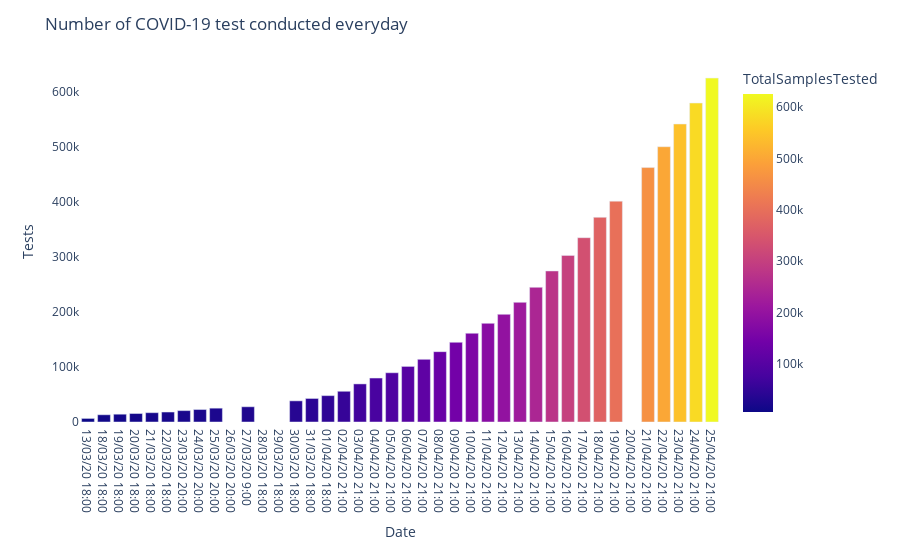

Source (notebook cell):
### Code cell
import plotly.express as px
fig = px.bar(perday_testing,x=perday_testing['DateTime'],y=perday_testing['TotalSamplesTested'], barmode='group',height=550,orientation = 'v',color="TotalSamplesTested",color_discrete_sequence = px.colors.sequential.Plasma_r)
fig.update_layout(title_text='Number of COVID-19 test conducted everyday',plot_bgcolor='rgb(275, 270, 273)')
fig.update_layout(barmode='stack')
fig.update_layout(plot_bgcolor='rgb(275, 270, 273)',yaxis_title='Tests',xaxis_title='Date')
fig.show()

### Figure 1 — Plotly figure (JSON) as saved in the notebook; plotly's stock layout.template omitted (floating-point values rounded to 4 significant figures)
{"data": [{"alignmentgroup": "True", "hovertemplate": "DateTime=%{x}<br>TotalSamplesTested=%{marker.color}<extra></extra>", "legendgroup": "", "marker": {"color": [6500, 13125, 14175, 15404, 16911, 18127, 20707, 22694, 25144, null, 27688, null, null, 38442, 42788, 47951, 55851, 69245, 79950, 89534, 101068, 114015, 127919, 144910, 161330, 179374, 195748, 217554, 244893, 274599, 302956, 335123, 372123, 401586, null, 462621, 500542, 541789, 579957, 625309], "coloraxis": "coloraxis"}, "name": "", "offsetgroup": "", "orientation": "v", "showlegend": false, "textposition": "auto", "type": "bar", "x": ["13/03/20 18:00", "18/03/20 18:00", "19/03/20 18:00", "20/03/20 18:00", "21/03/20 18:00", "22/03/20 18:00", "23/03/20 20:00", "24/03/20 20:00", "25/03/20 20:00", "26/03/20 20:00", "27/03/20 9:00", "28/03/20 18:00", "29/03/20 18:00", "30/03/20 18:00", "31/03/20 18:00", "01/04/20 18:00", "02/04/20 21:00", "03/04/20 21:00", "04/04/20 21:00", "05/04/20 21:00", "06/04/20 21:00", "07/04/20 21:00", "08/04/20 21:00", "09/04/20 21:00", "10/04/20 21:00", "11/04/20 21:00", "12/04/20 21:00", "13/04/20 21:00", "14/04/20 21:00", "15/04/20 21:00", "16/04/20 21:00", "17/04/20 21:00", "18/04/20 21:00", "19/04/20 21:00", "20/04/20 21:00", "21/04/20 21:00", "22/04/20 21:00", "23/04/20 21:00", "24/04/20 21:00", "25/04/20 21:00"], "xaxis": "x", "y": [6500, 13125, 14175, 15404, 16911, 18127, 20707, 22694, 25144, null, 27688, null, null, 38442, 42788, 47951, 55851, 69245, 79950, 89534, 101068, 114015, 127919, 144910, 161330, 179374, 195748, 217554, 244893, 274599, 302956, 335123, 372123, 401586, null, 462621, 500542, 541789, 579957, 625309], "yaxis": "y"}], "layout": {"barmode": "stack", "coloraxis": {"colorbar": {"title": {"text": "TotalSamplesTested"}}, "colorscale": [[0, "#0d0887"], [0.1111, "#46039f"], [0.2222, "#7201a8"], [0.3333, "#9c179e"], [0.4444, "#bd3786"], [0.5556, "#d8576b"], [0.6667, "#ed7953"], [0.7778, "#fb9f3a"], [0.8889, "#fdca26"], [1, "#f0f921"]]}, "height": 550, "legend": {"tracegroupgap": 0}, "margin": {"t": 60}, "plot_bgcolor": "rgb(275, 270, 273)", "title": {"text": "Number of COVID-19 test conducted everyday"}, "xaxis": {"anchor": "y", "domain": [0, 1], "title": {"text": "Date"}}, "yaxis": {"anchor": "x", "domain": [0, 1], "title": {"text": "Tests"}}}}
